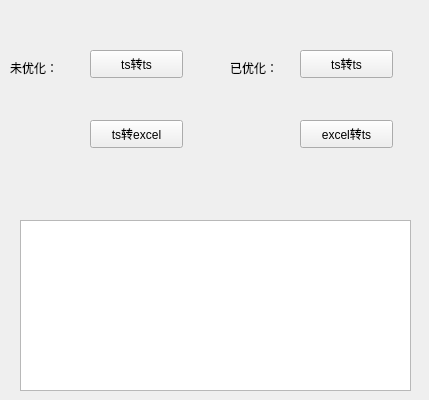
<?xml version="1.0" encoding="UTF-8"?>
<ui version="4.0">
 <class>Translation</class>
 <widget class="QWidget" name="Translation">
  <property name="geometry">
   <rect>
    <x>0</x>
    <y>0</y>
    <width>429</width>
    <height>400</height>
   </rect>
  </property>
  <property name="sizePolicy">
   <sizepolicy hsizetype="Expanding" vsizetype="Expanding">
    <horstretch>0</horstretch>
    <verstretch>0</verstretch>
   </sizepolicy>
  </property>
  <property name="minimumSize">
   <size>
    <width>429</width>
    <height>400</height>
   </size>
  </property>
  <property name="maximumSize">
   <size>
    <width>429</width>
    <height>400</height>
   </size>
  </property>
  <property name="windowTitle">
   <string>Translation</string>
  </property>
  <widget class="QPushButton" name="btnTsTExcel">
   <property name="geometry">
    <rect>
     <x>90</x>
     <y>120</y>
     <width>93</width>
     <height>28</height>
    </rect>
   </property>
   <property name="sizePolicy">
    <sizepolicy hsizetype="Expanding" vsizetype="Expanding">
     <horstretch>0</horstretch>
     <verstretch>0</verstretch>
    </sizepolicy>
   </property>
   <property name="text">
    <string>ts转excel</string>
   </property>
  </widget>
  <widget class="QPushButton" name="btnExcelTTs">
   <property name="geometry">
    <rect>
     <x>300</x>
     <y>120</y>
     <width>93</width>
     <height>28</height>
    </rect>
   </property>
   <property name="sizePolicy">
    <sizepolicy hsizetype="Expanding" vsizetype="Expanding">
     <horstretch>0</horstretch>
     <verstretch>0</verstretch>
    </sizepolicy>
   </property>
   <property name="text">
    <string>excel转ts</string>
   </property>
  </widget>
  <widget class="QLabel" name="labelText">
   <property name="geometry">
    <rect>
     <x>20</x>
     <y>170</y>
     <width>391</width>
     <height>41</height>
    </rect>
   </property>
   <property name="sizePolicy">
    <sizepolicy hsizetype="Expanding" vsizetype="Expanding">
     <horstretch>0</horstretch>
     <verstretch>0</verstretch>
    </sizepolicy>
   </property>
   <property name="font">
    <font>
     <family>Adobe Arabic</family>
     <pointsize>12</pointsize>
    </font>
   </property>
   <property name="text">
    <string/>
   </property>
  </widget>
  <widget class="QPushButton" name="btnTsTTs">
   <property name="geometry">
    <rect>
     <x>90</x>
     <y>50</y>
     <width>93</width>
     <height>28</height>
    </rect>
   </property>
   <property name="text">
    <string>ts转ts</string>
   </property>
  </widget>
  <widget class="QTextEdit" name="textEdit">
   <property name="geometry">
    <rect>
     <x>20</x>
     <y>220</y>
     <width>391</width>
     <height>171</height>
    </rect>
   </property>
  </widget>
  <widget class="QPushButton" name="btnTsTTs_2">
   <property name="geometry">
    <rect>
     <x>300</x>
     <y>50</y>
     <width>93</width>
     <height>28</height>
    </rect>
   </property>
   <property name="text">
    <string>ts转ts</string>
   </property>
  </widget>
  <widget class="QLabel" name="label">
   <property name="geometry">
    <rect>
     <x>10</x>
     <y>60</y>
     <width>72</width>
     <height>15</height>
    </rect>
   </property>
   <property name="text">
    <string>未优化：</string>
   </property>
  </widget>
  <widget class="QLabel" name="label_2">
   <property name="geometry">
    <rect>
     <x>230</x>
     <y>60</y>
     <width>72</width>
     <height>15</height>
    </rect>
   </property>
   <property name="text">
    <string>已优化：</string>
   </property>
  </widget>
 </widget>
 <layoutdefault spacing="6" margin="11"/>
 <resources/>
 <connections/>
</ui>
